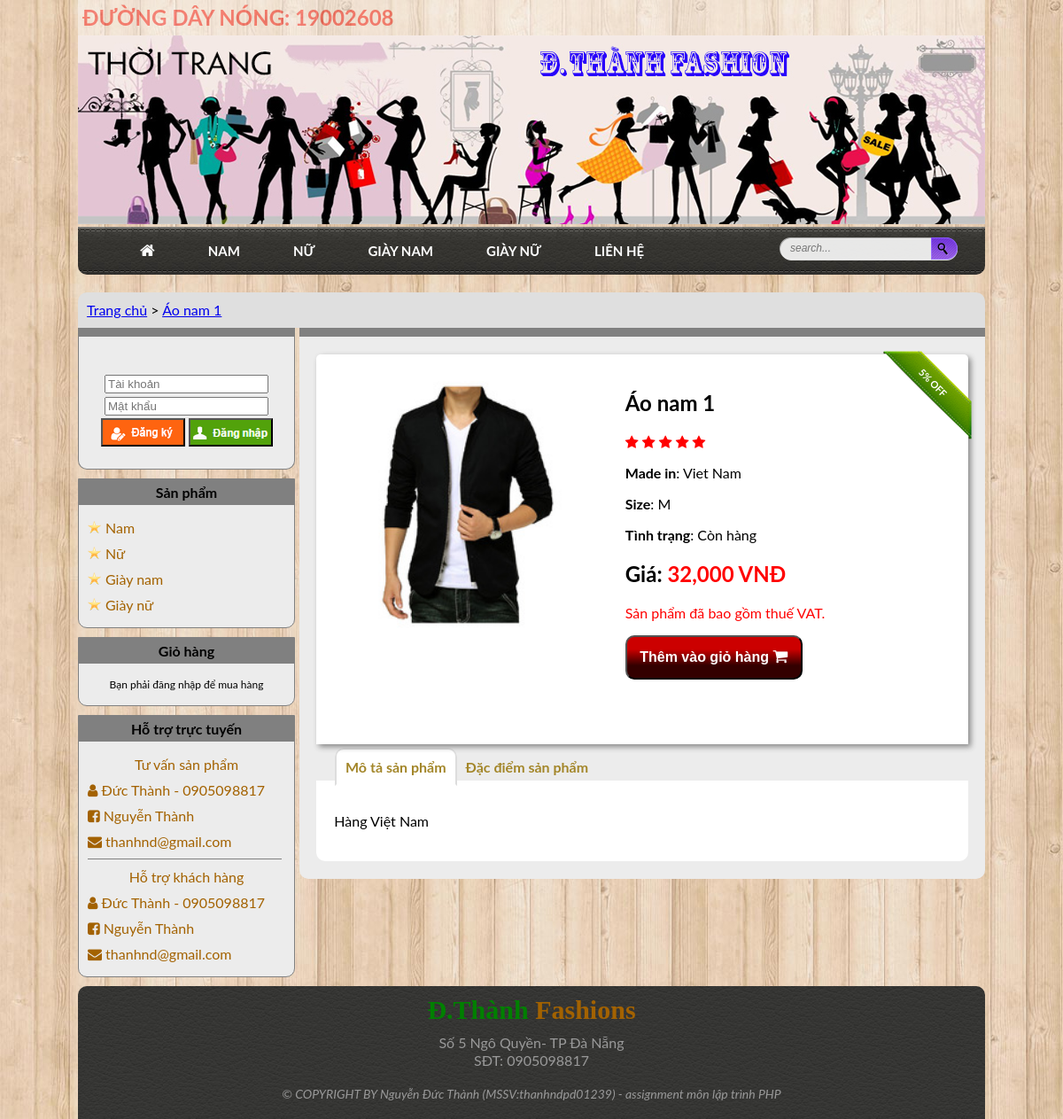
The page /products_detail.php?MaSP=93 on the database its author committed.
### tables this page shows
CREATE TABLE `sanpham` (
  `masp` int(11) NOT NULL,
  `saleoff` int(20) NOT NULL,
  `iimages` varchar(250) NOT NULL,
  `productname` varchar(250) NOT NULL,
  `giaban` int(11) NOT NULL,
  `thongtinhsp` longtext NOT NULL,
  `ngaynhap` date NOT NULL,
  `loaisp` varchar(100) NOT NULL,
  `size` varchar(50) NOT NULL,
  `gianhap` int(11) NOT NULL,
  `soluongco` int(11) NOT NULL,
  `madein` varchar(50) NOT NULL
);

### products_detail.php (the view, shortened to what this page needs)
<?php
    include("lib/config.php");
    $id = $_GET["MaSP"];
    $result = mysql_query("SELECT * FROM sanpham WHERE MaSP = ".$id, $connect);
    $row  = mysql_fetch_array($result);
?>
<!DOCTYPE html>
<html>
    <head>
        <link href="css/style.css" rel="stylesheet" type="text/css"/>
        <link href="css/products-detail.css" rel="stylesheet" type="text/css"/>
        <link rel="stylesheet" href="css/bootstrap.min.css">
    </head>
    <body>
        <main>
            <?php include("temp/header.php")  ;?>
            <section>
                <article class="showhere">
                    <aside style="padding: 10px;">
                        <a href="index.php" >Trang chủ</a> >
                        <a href="#" ><?php echo $row["productname"] ?></a>
                    </aside>
                </article>
                <?php include("temp/left.php")  ;?>
                <article id="right">
                    <article class="detail">
                        <article class="detail-off"><span><?php echo $row["saleoff"] ?>% OFF</span></article>
                        <aside class="detail-item">
                            <img src="image/sanpham/<?php echo $row["iimages"] ?>" alt=""/>
                            <span class="info-item">
                                <h2><?php echo $row["productname"] ?></h2>
                                <i class="fa fa-star" style="color: red;"></i>
                                <i class="fa fa-star" style="color: red;"></i>
                                <i class="fa fa-star" style="color: red;"></i>
                                <i class="fa fa-star" style="color: red;"></i>
                                <i class="fa fa-star" style="color: red;"></i>
                                <p><strong>Made in</strong>: <?php echo $row["madein"] ?> </p>
                                <p><strong>Size</strong>: <?php echo $row["size"] ?></p>
                                <p><strong>Tình trạng</strong>: Còn hàng</p>
                                <h2><strong>Giá</strong>: <strong style="color: red;"><?php echo number_format($row["giaban"]) ?> VNĐ</strong></h2>
                                <p style="color: red;">Sản phẩm đã bao gồm thuế VAT.</p>
                                <button><strong>Thêm vào giỏ hàng <i class="fa fa-shopping-cart" style="font-size: 18px;"></i></strong></button>
                            </span>
                        </aside>
                    </article>
                    <article id="controlll">
                        <div>
                            <ul>
                                <li class="active" style="float:left;"><a class="aaa" href="#adm" data-toggle="tab">Mô tả sản phẩm</a></li>
                                <li><a class="aaa" href="#cus" data-toggle="tab">Đặc điểm sản phẩm</a></li>
                            </ul>
                        </div>
                        <div id="cont">
                            <div class="tab-pane active" id="adm"><?php echo $row["thongtinhsp"] ?></div>
                         </div>
                    </article>
                </article>
                <?php include("temp/footer.php")  ;?>
            </section>
        </main>
    </body>
</html>

### css/style.css (style rules this page uses)
body { background-image: url(../image/wood.jpg); font-family: 'Lato',Arial,sans-serif; margin: 0px; }
main { width: 1024px; margin: auto; }
section { width: 100%; height: auto; }
#right { width: 774px; height: auto; padding-bottom: 20px; background: rgb(236, 236, 236); float: left; border-top: 10px gray solid; border-radius: 0 0 10px 10px; }

### css/products-detail.css (style rules this page uses)
.showhere { width: 100%; height: 40px; background: rgb(223, 223, 223); border-radius: 10px 10px 0 0; }
.detail { width: 95%; background: white; margin: 20px auto 0; padding: 20px 0; position: relative; -moz-border-radius: 5px 5px 0 0; -webkit-border-radius: 5px 5px 0 0; border-radius: 5px 5px 0 0; box-shadow: 3px 3px 6px #888888; }
.detail-off { right: -4px; top: -4px; background: transparent url("../image/bg-ribbon-big-green.png") no-repeat scroll 0% 0%; width: 100px; height: 100px; z-index: 20; position: absolute; }
.detail-off span { width: 50px; text-transform: uppercase; color: #FFF; float: left; font-weight: bold; font-size: 11px; margin: 33px 0 0 35px; transform: rotate(45deg); -webkit-transform: rotate(45deg); }
.detail-item { width: 95%; height: 400px; background: white; margin: auto; }
.detail-item img { width: 300px; float: left; }
.info-item { float: left; margin-left: 30px; }
.info-item button { width: 200px; height: 50px; margin-right: 20px; border-radius: 10px; background-color: #1a82f7; background: -moz-linear-gradient(top, #cc0000 30%, #330000 70%); background: -o-linear-gradient(top, #cc0000 30%, #330000 70%); background: -ms-linear-gradient(top, #cc0000 30%, #330000 70%); background: -webkit-gradient(linear,left top,left bottom,color-stop(0.3, #cc0000),color-stop(0.7, #330000)); font-size:16px; color:white; cursor: pointer; }

### rows shown on the page
sanpham: productname "Áo nam 1", saleoff "5", iimages (picture), madein "Viet Nam", size "M", giaban "32,000", thongtinhsp "Hàng Việt Nam"
